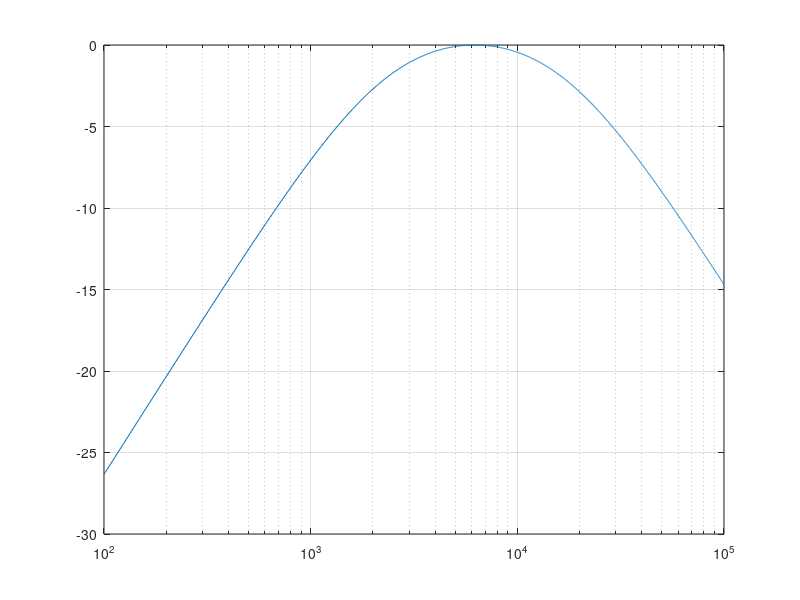
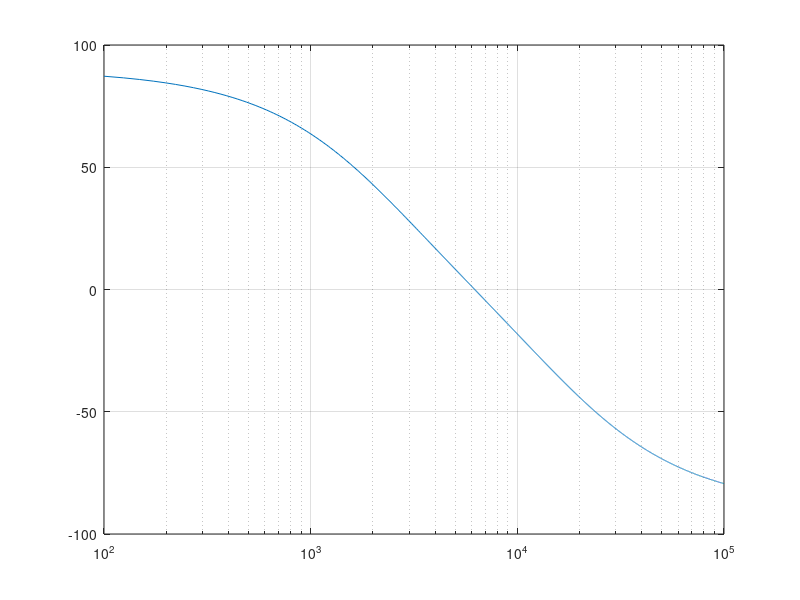

The MATLAB source for these figures, in order:
% Wein Bridge Oscillator
f0 = 6220; %Hz
j = sqrt(-1);
C = 1e-9; %F
R = 1/(2*pi*C*f0); % Ohms
R3 = 20000; R4 = 10000;
K = 1 + (R3/R4);

f_start = 100; f_stop = 100000; 
step = (f_stop - f_start)/4096; freq = f_start:step:f_stop;

Ts = K.*(j.*2.*pi.*freq.*R.*C)./((j.*2.*pi.*freq.*R.*C).^2 + K.*(j.*2.*pi.*freq.*R.*C) + 1);

Ms = 20*log10(abs(Ts));
Ps = (180/pi)*angle(Ts);
semilogx(freq,Ms),grid
figure
semilogx(freq,Ps),grid